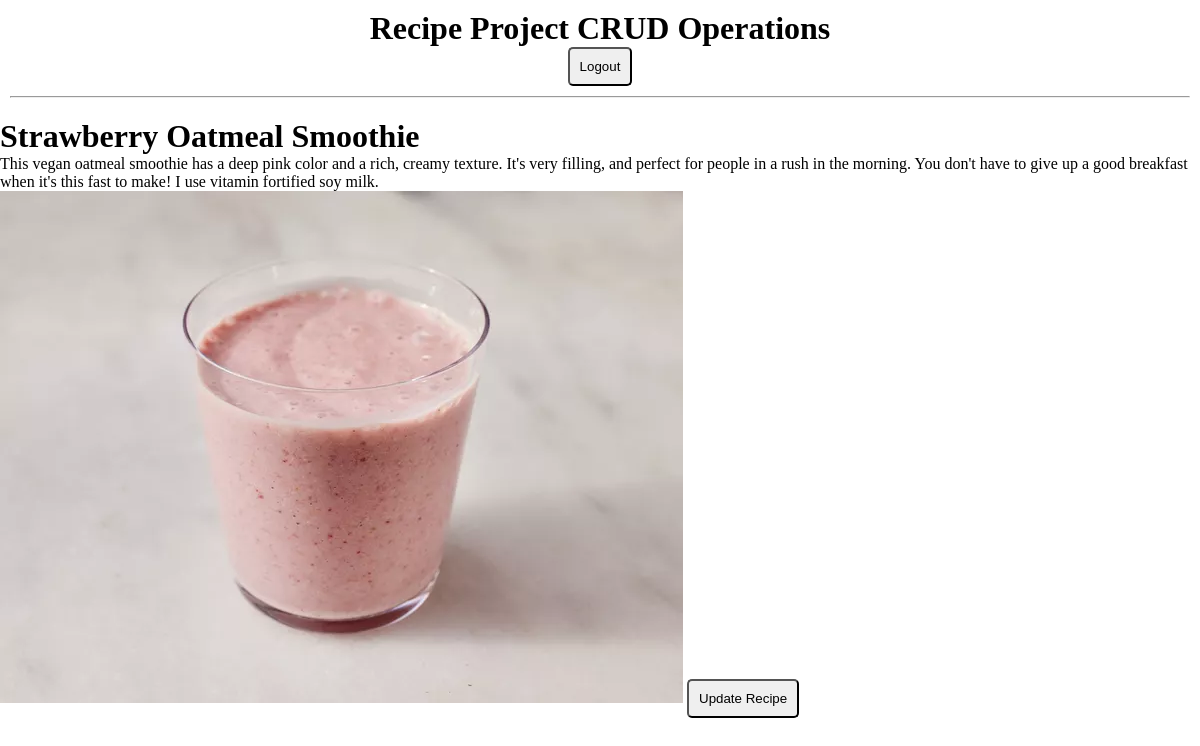
The page /recipe/3/ (signed in) on the database its author committed.
### home/models.py (models this page shows, shortened)
class Recipe(models.Model):
    recipe_owner = models.ForeignKey(User, on_delete=models.CASCADE)
    recipe_name = models.CharField(max_length=100, unique=True)
    recipe_description = models.TextField()
    recipe_image = models.ImageField(upload_to="photos/")
    recipe_created_at = models.DateTimeField(auto_now_add=True)

### home/views.py (the view)
# urls.py: path('recipe/<recipe_id>/', views.recipe_page, name="recipe_page"),
def recipe_page(request, recipe_id):
    recipe = Recipe.objects.get(id = recipe_id)
    context = {"recipe" : recipe}
    return render(request, 'home/recipe.html', context)

### templates/home/recipe.html (shortened to what this page needs)
{% extends 'base.html' %}
{% block content %}
<h1>
    {{recipe.recipe_name}}
</h1>
<p>
    {{recipe.recipe_description}}
</p>
{% if recipe.recipe_image %}
<img src="{{recipe.recipe_image.url}}" alt="{{recipe.recipe_name}}">
{% else %}
<img src="/media/photos/default.jpg" alt="default image">
{% endif %}
{% if user.id == recipe.recipe_owner.id %}
<button><a href="{% url 'update_page' recipe.id %}">Update Recipe</a></button>
{% endif %}
{% endblock %}

### static/css/styles.css (style rules this page uses)
* { box-sizing: border-box; margin: 0; padding: 0; }
button { padding: 10px; border-radius: 5px; }
a { color: black; text-decoration: none; }

### rows shown on the page
Recipe: recipe_name "Strawberry Oatmeal Smoothie", recipe_description "This vegan oatmeal smoothie has a deep pink color and a rich, creamy texture. It's very filling, and perfect for people in a rush in the morning. You don't have to give up a good breakfast when it's this fast to make! I use vitamin fortified soy milk.", recipe_image (picture)
